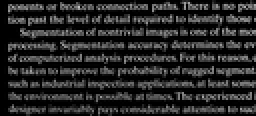
%> input picture Solutions/images/Fig0929(a)(text_image).tif, 128 x 58 px, shrunk from 2018 x 918 before the run (shown 2 times larger)
$ octave problem8.m   (GNU Octave 9; MATLAB toolbox functions it lacks are replaced by stand-ins)
%> lines starting %> are read from the running program, lines starting %| are printed output that depends on the picture; in (x1, y1, x2, y2) boxes, pixels count from 0 and x2, y2 are one past the last pixel; in counts of white or black regions, pixels touching at a corner belong together; the program's own positions count from 1
%{
    Problem 8
    by Fanyong Xue
	Student ID:515030910443
    Morpholigical Processing
    Note: this problem may take too some time to finish
%}

%% Main Part
clear all
image = imread('/Users/xuefanyong/Documents/GitHub/DIP/Solutions/images/Fig0929(a)(text_image).tif');
%> image is the input picture: size 58x128 uint8; min 0, max 192, mean 37.3
figure();
imshow(image);

b=erode(image,51,1);
figure();
imshow(b);
c = dilate(b,51,1);
figure();
imshow(c);

d = rd(b,image,8);
figure();
imshow(d);

e=filling_holes(image);
figure();
imshow(e);

f = border_clearing(image);
figure();
imshow(f);

%% Function Part
function image_ = dilate(image,mask_size_x,mask_size_y)
    [row,col] = size(image);
    % [12 lines of commented-out code are left out]
    image_ = zeros(row+mask_size_x-1,col+mask_size_y-1);%append
    for r = 1:row
        for c = 1:col
            if image(r,c)
                image_(r:r+mask_size_x-1,c:c+mask_size_y-1) = ones(mask_size_x,mask_size_y);
            end
        end
    end
    image_ = logical(image_(ceil(mask_size_x/2):row+floor(mask_size_x/2),ceil(mask_size_y/2):col+floor(mask_size_y/2)));
end

function image_ = erode(image,mask_size_x,mask_size_y)
%> called with mask_size_x = 51, mask_size_y = 1
    [row,col] = size(image);
%> row = 58; col = 128
    image_ = zeros(row,col);

    image = [ones(row,floor(mask_size_y/2)) image ones(row,floor(mask_size_y/2))];
    image = [ones(floor(mask_size_x/2),col+mask_size_y-1);image;ones(floor(mask_size_x/2),col+mask_size_y-1)];
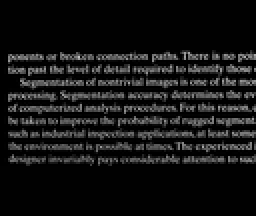
%> image: size 108x128 uint8 (shown 2 times larger); min 0, max 192, mean 20.5

    for r = 1:row
        for c = 1:col
            image_(r,c) = logical(min(min(image(r:r+mask_size_x-1,c:c+mask_size_y-1))));
        end
    end
%> image_: size 58x128 double; every value is 0
%> after the loop in dilate, `for r = 1:row`: image_: size 108x128 double; every value is 0
%> in dilate, `image_ = logical(image_(ceil(mask_size_x/2):row+floor(mask_size_x/2),c..`: image_: size 58x128 logical; every value is 0
end

function image_ = rd(F,G,f)
    figure(f);
    pre_DGF = logical(and_image(dilate(F,3,3),G));
%> after the loop in dilate (call 2), `for r = 1:row`: image_: size 60x130 double; every value is 0
    DGF = logical(and_image(dilate(pre_DGF,3,3),G));
    while image_different(pre_DGF,DGF)
        pre_DGF = DGF;
        DGF = logical(and_image(dilate(pre_DGF,3,3),G));
        imshow(DGF);
    end
    image_ = DGF;
    close(figure(f));
end

function image_ = re(F,G)
    pre_DGF = logical(or_image(erode(F,3,3),G));
    DGF = logical(or_image(erode(pre_DGF,3,3),G));
    while image_different(pre_DGF,DGF)
        pre_DGF = DGF;
        DGF = logical(and_image(erode(pre_DGF,3,3),G));
    end
    image_ = DGF;
end

function image_ = and_image(image1,image2)
    image_ = image1&image2;
end
function image_ = or_image(image1,image2)
    image_ = image1|image2;
end
function v = image_different(image1,image2)
    v = sum(sum(image1-image2));
%> v = 0
end
function image_ = filling_holes(image)
    image_c = ~image;
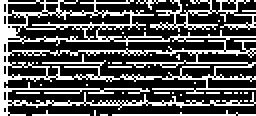
%> image_c: size 58x128 logical (shown 2 times larger); 31.6% white in thin lines or dots
    [row,col] = size(image);
    image_ = ones(row,col) - image;
    image_(2:row-1,2:col-1) = zeros(row-2,col-2);
%> image_: size 58x128 uint8; values 0 (black) and 1 (white), 3.2% white in thin lines or dots
    image_ = logical(image_);
    image_h = rd(image_,image_c,9);
%> after the loop in dilate (call 4), `for r = 1:row`: image_: size 60x130 double; values 0 (black) and 1 (white), 11.7% white; 16 white regions (11 under 20 px), largest, box (x1, y1, x2, y2) and area: (16, 57, 130, 60) 342, (0, 0, 15, 60) 225, (95, 0, 130, 3) 105, (63, 0, 92, 3) 87, (18, 0, 25, 3) 21
%> in dilate (call 4), `image_ = logical(image_(ceil(mask_size_x/2):row+floor(mask_size_x/2),c..`: image_: size 58x128 logical; 8.1% white; 16 white regions (12 under 20 px), largest, box (x1, y1, x2, y2) and area: (15, 56, 128, 58) 226, (0, 0, 14, 58) 146, (94, 0, 128, 2) 68, (62, 0, 91, 2) 58
%> in and_image (call 3), `image_ = image1&image2;`: image_: size 58x128 logical; 4.8% white; 25 white regions (22 under 20 px), largest, box (x1, y1, x2, y2) and area: (0, 0, 13, 58) 134, (56, 56, 128, 58) 74, (16, 56, 45, 58) 30
%> after the loop in dilate (call 5), `for r = 1:row`: image_: size 60x130 double; values 0 (black) and 1 (white), 14.4% white; 15 white regions (6 under 20 px), largest, box (x1, y1, x2, y2) and area: (16, 56, 130, 60) 357, (0, 0, 15, 60) 287, (95, 0, 130, 4) 128
%> in dilate (call 5), `image_ = logical(image_(ceil(mask_size_x/2):row+floor(mask_size_x/2),c..`: image_: size 58x128 logical; 10.9% white; 15 white regions (8 under 20 px), largest, box (x1, y1, x2, y2) and area: (15, 55, 128, 58) 241, (0, 0, 14, 58) 208, (94, 0, 128, 3) 91
%> in and_image (call 4), `image_ = image1&image2;`: image_: size 58x128 logical; 5.7% white; 24 white regions (20 under 20 px), largest, box (x1, y1, x2, y2) and area: (0, 0, 13, 58) 163, (56, 55, 128, 58) 75, (16, 55, 45, 58) 31, (108, 0, 125, 3) 21
%> the loop in rd (call 2), `while image_different(pre_DGF,DGF)` made 82 passes
%> pass 1, in and_image (call 5), `image_ = image1&image2;`:
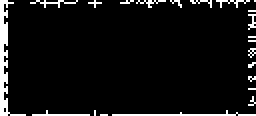
%> image_: size 58x128 logical (shown 2 times larger); 6.7% white; 22 white regions (16 under 20 px), largest, box (x1, y1, x2, y2) and area: (0, 0, 13, 58) 205, (56, 55, 128, 58) 75, (16, 55, 45, 58) 31, (15, 0, 39, 4) 30, (108, 0, 125, 4) 23, (68, 0, 83, 4) 20
%> in rd (call 2), `image_ = DGF;`: image_: size 58x128 logical; 30.6% white in thin lines or dots
    image_ = ~image_h;
%> image_: size 58x128 logical; 69.4% white; black in thin lines or dots

end
function image_ = border_clearing(image)
    [row,col] = size(image);
    image_f = image;
    image_f(2:row-1,2:col-1) = zeros(row-2,col-2);
    image_f = logical(image_f);
%> image_f: size 58x128 logical; 1.8% white in thin lines or dots

    image_ = image - rd(image_f,image,7);
%> call 3 of rd, with f = 7
%> in rd (call 3), `pre_DGF = logical(and_image(dilate(F,3,3),G));`:
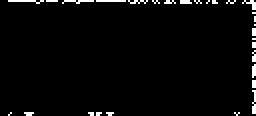
%> pre_DGF: size 58x128 logical (shown 2 times larger); 2.9% white in thin lines or dots
%> in rd (call 3), `DGF = logical(and_image(dilate(pre_DGF,3,3),G));`:
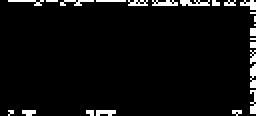
%> DGF: size 58x128 logical (shown 2 times larger); 4.8% white in thin lines or dots
%> the loop in rd (call 3), `while image_different(pre_DGF,DGF)` made 65 passes
%> pass 1, in and_image (call 67), `image_ = image1&image2;`:
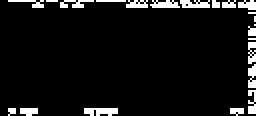
%> image_: size 58x128 logical (shown 2 times larger); 7.1% white in thin lines or dots
%> in rd (call 3), `image_ = DGF;`:
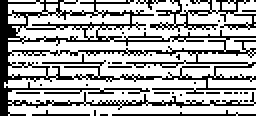
%> image_: size 58x128 logical (shown 2 times larger); 68% white; black in thin lines or dots
%> image_: size 58x128 uint8

end
